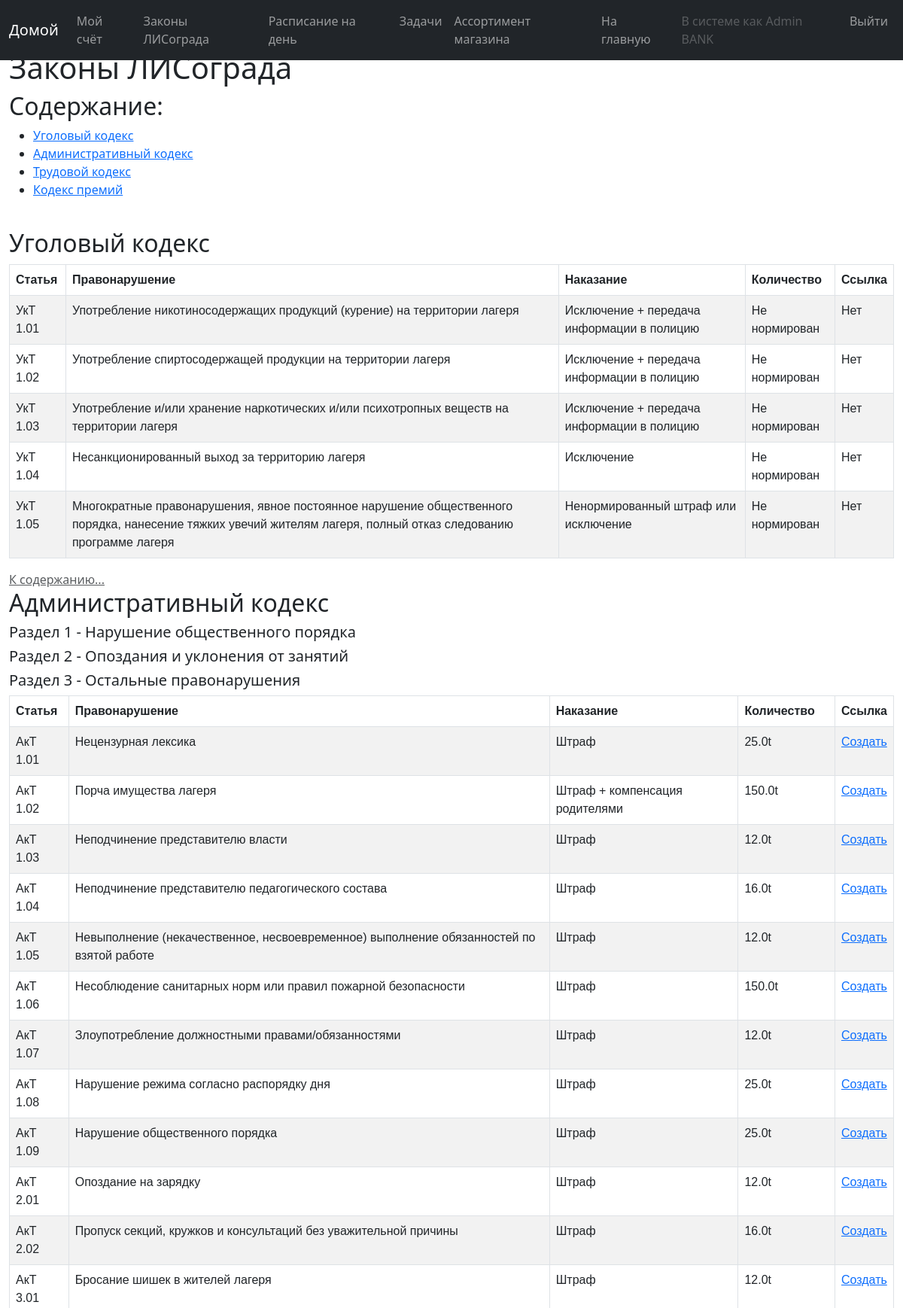
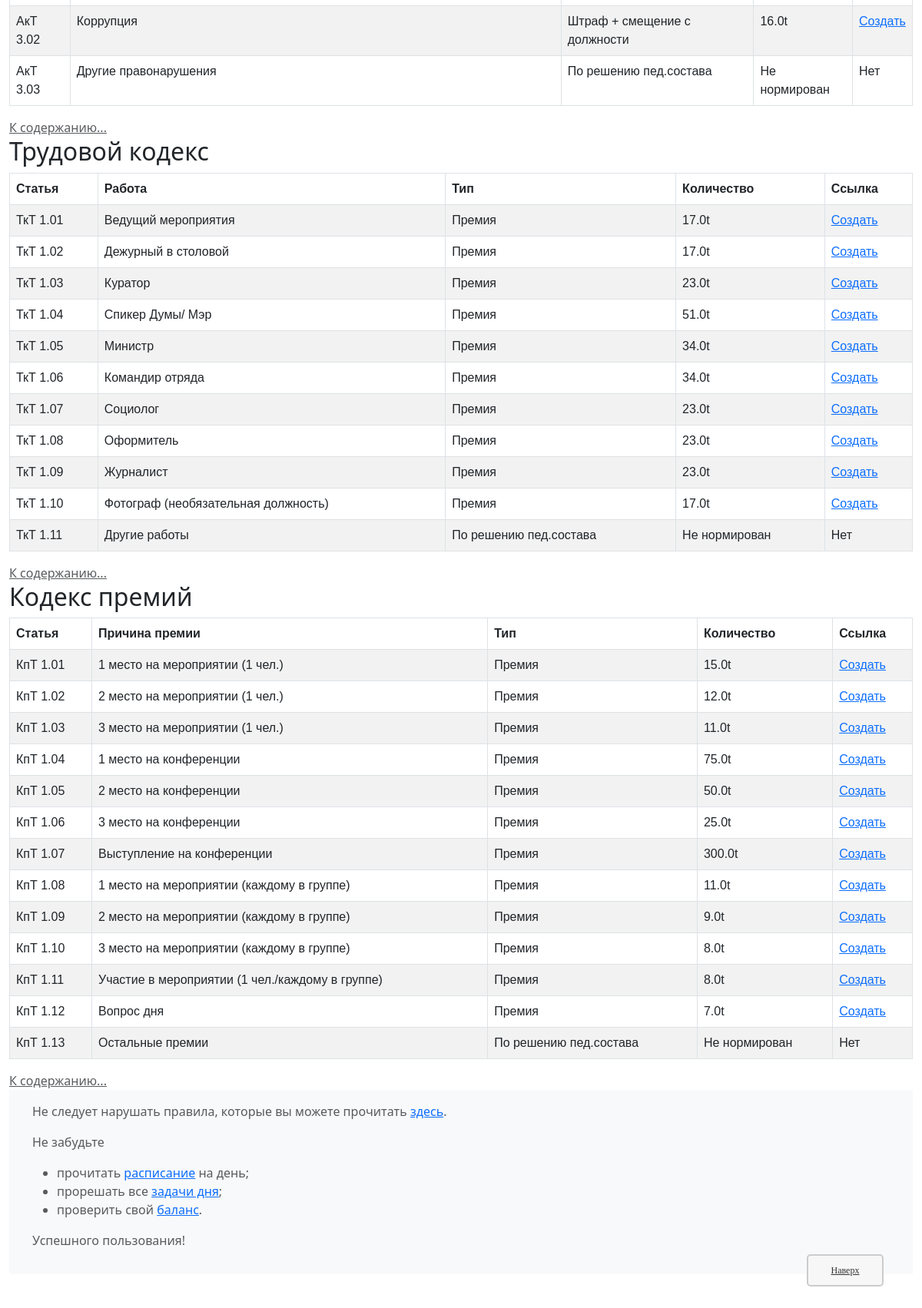
The app's page /bank/rules/ (signed in) with its own data (2 pictures, top to bottom).
### bank/models.py (models this page shows, shortened)
class account(models.Model):
    user = models.OneToOneField(User, on_delete=models.CASCADE, verbose_name=gc('account, fields, user, verbose_name'))
    balance = models.FloatField(default=0, verbose_name=gc('account, fields, balance, verbose_name'))
    id = models.UUIDField(primary_key=True, default=uuid.uuid4, help_text=gc('account, fields, id, help_text'))#, editable=False)
    first_name = models.CharField(max_length=40, default=gc('account, fields, first_name, default'),
                                  verbose_name=gc('account, fields, first_name, verbose_name'))   #   Имя
    middle_name = models.CharField(max_length=40, default=gc('account, fields, middle_name, default'),
                                   verbose_name=gc('account, fields, middle_name, verbose_name')) #   Отчество
    last_name = models.CharField(max_length=40, default=gc('account, fields, last_name, default'),
                                 verbose_name=gc('account, fields, last_name, verbose_name'))     #   Фамилия
    user_group = models.CharField(max_length=40, choices=EXISTING_GROUPS, default='None',
                                  help_text=gc('account, fields, user_group, help_text'),
                                  verbose_name=gc('account, fields, user_group, verbose_name'))
    party = models.IntegerField(default=0, verbose_name=gc('account, fields, party, verbose_name'))
    theme_self = models.CharField(max_length=50, choices=EXISTING_THEMES, default='default',
                                  help_text=gc('account, fields, theme_self, help_text'),
                                  verbose_name=gc('account, fields, theme_self, verbose_name'))
    account_status = models.CharField(max_length=100, default='', blank=True,
                                      verbose_name=gc('account, fields, account_status, verbose_name'))
    class Meta:
        ordering = ["party", "last_name"]
        permissions = PERMISSIONS
    def short_name(self) -> str:
        return f'{self.last_name} {self.first_name}'
    def is_ped(self) -> bool:
        try:
            group = self.user.groups.get(name="pedagogue")
        except:
            group = None
        return group is not None

class rools(models.Model):
    id = models.UUIDField(primary_key=True, default=uuid.uuid4, help_text=gc("rools, fields, id, help_text"))
    num_type = models.CharField(max_length=3, choices=EXISTING_TYPES_OF_RULES, default=EXISTING_TYPES_OF_RULES[0][0],
                                verbose_name=gc("rools, fields, num_type, verbose_name"))
    num_pt1 = models.IntegerField(default=1, help_text=gc("rools, fields, num_pt1, help_text"),
                                  verbose_name=gc("rools, fields, num_pt1, verbose_name"))
    num_pt2 = models.IntegerField(default=0, help_text=gc("rools, fields, num_pt2, help_text"),
                                  verbose_name=gc("rools, fields, num_pt2, verbose_name"))
    comment = models.CharField(max_length=250, default=gc("rools, fields, comment, default"),
                               verbose_name=gc("rools, fields, comment, verbose_name"))
    punishment = models.CharField(max_length=100, default=gc("rools, fields, punishment, default"),
                                  verbose_name=gc("rools, fields, punishment, verbose_name"))
    cost = models.FloatField(default=0, verbose_name="Цена")
    sign = models.CharField(max_length=20, choices=SIGN_SET, default='fine-',
                            verbose_name=gc("transaction, fields, sign, verbose_name"))
    class Meta:
        ordering = ["num_type", "num_pt1", "num_pt2"]
    def get_num(self) -> str:
        return f'{self.num_type} {self.num_pt1}.0{self.num_pt2}' if len(f'{self.num_pt2}') == 1 else\
            f'{self.num_type} {self.num_pt1}.{self.num_pt2}'
    def get_cost(self) -> str:
        return f'{self.cost}t' if self.cost > 0 else "Не нормирован"
    def is_costable(self):
        return self.cost > 0
    def get_tr_url(self):
        return reverse('new-transaction-rool-base', args=[str(self.id)])

### bank/views/view_info.py (the view)
def rools_view(request):
    return render(
        request,
        'bank/rules/rules.html',
        context={
            'rool_u': rools.objects.filter(num_type='УкТ').order_by('num_pt1', 'num_pt2'),
            'rool_a': rools.objects.filter(num_type='АкТ').order_by('num_pt1', 'num_pt2'),
            'rool_t': rools.objects.filter(num_type='ТкТ').order_by('num_pt1', 'num_pt2'),
            'rool_p': rools.objects.filter(num_type='КпТ').order_by('num_pt1', 'num_pt2'),
            'is_ped': request.user.account.is_ped()
        }
    )

### templates/bank/rules/rules.html (shortened to what this page needs)
{% extends "bank/base_generic.html" %}
{% block content %}
    <h1>Законы ЛИСограда</h1>
    <h2>Содержание:</h2>
    <ul>
        <li><a href="#uk">Уголовый кодекс</a></li>
        <li><a href="#ak">Административный кодекс</a></li>
        <li><a href="#tk">Трудовой кодекс</a></li>
        <li><a href="#kp">Кодекс премий</a></li>
    </ul>
    <br />
    <h2>Уголовый кодекс</h2>
    {% if rool_u %}
    <table class="table table-striped table-hover table-bordered" cellpadding=30px>
        <thead>
            <tr>
                <th score="col">Статья</th>
                <th score="col">Правонарушение</th>
                <th score="col">Наказание</th>
                <th score="col">Количество</th>
                {% if is_ped %}
                <th score="col">Ссылка</th>
                {% endif %}
            </tr>
        </thead>
        <tbody>
            {% for element in rool_u %}
            <tr>
                <td>{{ element.get_num }}</td>
                <td>{{ element.comment }}</td>
                <td>{{ element.punishment }}</td>
                <td>{{ element.get_cost }}</td>
                {% if is_ped %}
                <td>
                    {% if element.is_costable %}
                    <a class="text-primary" class="nav-link" aria-current="page" href="{{ element.get_tr_url }}">Создать</a>
                    {% else %}
                    Нет
                    {% endif %}
                </td>
                {% endif %}
            </tr>
            {% endfor %}
        </tbody>
    </table>
    {% else %}
      <p>Правила ещё не утверждены.</p>
    {% endif %}
    <a class="text-muted" href="#0">К содержанию...</a>
    <br />
    <h2>Административный кодекс</h2>
    {% if rool_a %}
    <h5>Раздел 1 - Нарушение общественного порядка</h5>
    <h5>Раздел 2 - Опоздания и уклонения от занятий</h5>
    <h5>Раздел 3 - Остальные правонарушения</h5>
    <table class="table table-striped table-hover table-bordered" cellpadding=30px>
        <thead>
            <tr>
                <th score="col">Статья</th>
                <th score="col">Правонарушение</th>
                <th score="col">Наказание</th>
                <th score="col">Количество</th>
                {% if is_ped %}
                <th score="col">Ссылка</th>
                {% endif %}
            </tr>
        </thead>
        <tbody>
            {% for element in rool_a %}
            <tr>
                <td>{{ element.get_num }}</td>
                <td>{{ element.comment }}</td>
                <td>{{ element.punishment }}</td>
                <td>{{ element.get_cost }}</td>
                {% if is_ped %}
                <td>
                    {% if element.is_costable %}
                    <a class="text-primary" class="nav-link" aria-current="page" href="{{ element.get_tr_url }}">Создать</a>
                    {% else %}
                    Нет
                    {% endif %}
                </td>
                {% endif %}
            </tr>
            {% endfor %}
        </tbody>
    </table>
    {% else %}
    <div id="tk"></div>
      <p>Правила ещё не утверждены.</p>
    {% endif %}
    <a class="text-muted" href="#0">К содержанию...</a>
    <br />
    <h2>Трудовой кодекс</h2>
    {% if rool_t %}
    <table class="table table-striped table-hover table-bordered" cellpadding=30px>
        <thead>
            <tr>
                <th score="col">Статья</th>
                <th score="col">Работа</th>
                <th score="col">Тип</th>
                <th score="col">Количество</th>
                {% if is_ped %}
                <th score="col">Ссылка</th>
                {% endif %}
            </tr>
        </thead>
        <tbody>
            {% for element in rool_t %}
            <tr>
                <td>{{ element.get_num }}</td>
                <td>{{ element.comment }}</td>
                <td>{{ element.punishment }}</td>
                <td>{{ element.get_cost }}</td>
                {% if is_ped %}
                <td>
                    {% if element.is_costable %}
                    <a class="text-primary" class="nav-link" aria-current="page" href="{{ element.get_tr_url }}">Создать</a>
                    {% else %}
                    Нет
                    {% endif %}
                </td>
                {% endif %}
            </tr>
            {% endfor %}
        </tbody>
    </table>
    {% else %}
    <div id="kp"></div>
      <p>Правила ещё не утверждены.</p>
    {% endif %}
    <a class="text-muted" href="#0">К содержанию...</a>
    <br />
    <h2>Кодекс премий</h2>
    {% if rool_p %}
    <table class="table table-striped table-hover table-bordered" cellpadding=30px>
        <thead>
            <tr>
                <th score="col">Статья</th>
                <th score="col">Причина премии</th>
                <th score="col">Тип</th>
                <th score="col">Количество</th>
                {% if is_ped %}
                <th score="col">Ссылка</th>
                {% endif %}
            </tr>
        </thead>
        <tbody>
            {% for element in rool_p %}
            <tr>
                <td>{{ element.get_num }}</td>
                <td>{{ element.comment }}</td>
                <td>{{ element.punishment }}</td>
                <td>{{ element.get_cost }}</td>
                {% if is_ped %}
                <td>
                    {% if element.is_costable %}
                    <a class="text-primary" class="nav-link" aria-current="page" href="{{ element.get_tr_url }}">Создать</a>
                    {% else %}
                    Нет
                    {% endif %}
                </td>
                {% endif %}
            </tr>
            {% endfor %}
        </tbody>
    </table>
    {% else %}
      <p>Правила ещё не утверждены.</p>
    {% endif %}
    <a class="text-muted" href="#0">К содержанию...</a>
{% endblock %}

### templates/bank/base_generic.html (shortened to what this page needs)
<!DOCTYPE html>
<html lang="ru">
<head>
  {% load static %}
  <link rel="stylesheet" href="{% static 'src/bootstrap/css/bootstrap.min.css' %}">
  <link id="main-style" rel="stylesheet" href="{% static 'bank/css/styles.css' %}">
</head>
<body>
    <div class="top-panel" role="navigation">
        <nav class="navbar navbar-expand-md navbar-dark fixed-top bg-dark">
            <div class="container-fluid">
              <a class="navbar-brand" href="{% url 'index_of_bank' %}">Домой</a>
              <div class="collapse navbar-collapse" id="navbarCollapse">
                <ul class="navbar-nav me-auto">
                    {% if user.is_authenticated %}
                        <li class="nav-item"><a class="nav-link" aria-current="page" href="{% url 'my-transactions' %}">Мой счёт</a></li>
                    {% endif %}
                    <li class="nav-item"><a class="nav-link" aria-current="page" href="{% url 'rules' %}">Законы ЛИСограда</a></li>
                    <li class="nav-item"><a class="nav-link" aria-current="page" href="{% url 'plans' %}">Расписание на день</a></li>
                    <li class="nav-item"><a class="nav-link" aria-current="page" href="{% url 'answers' %}">Задачи</a></li>
                    <li class="nav-item"><a class="nav-link" aria-current="page" href="{% url 'shop' %}">Ассортимент магазина</a></li>
                    <li class="nav-item"><a class="nav-link" aria-current="page" href="{% url 'index' %}">На главную</a></li>
                </ul>
                <ul class="navbar-nav ms-auto">
                    {% if user.is_authenticated %}
                    <li class="nav-item"><a class="nav-link disabled">В системе как {{ request.user.account.short_name }}</a></li>
                    <li class="nav-item"><a class="nav-link" aria-current="page" href="{% url 'logout' %}?next={{ request.path }}">Выйти</a></li>
                    {% else %}
                    <li class="nav-item"><a class="nav-link disabled">Вы не авторизированы в системе</a></li>
                    <li class="nav-item"><a class="nav-link" aria-current="page" href="{% url 'login' %}?next={{ request.path }}">Войти</a></li>
                    {% endif %}
                </ul>
              </div>
            </div>
        </nav>
    </div>
    <div class="container-fluid main">
        <div class="row">
            <div class="col-sm-12" style="margin-top: 66px;margin-bottom: 66px;">
                {% block content %}
                {% endblock %}
                <a href="#top" title="В начало" tabindex="-1" class="topbutton">Наверх</a>
                {% block footer %}
                <footer class="footer mt-auto py-3 bg-body-tertiary">
                    <div class="container">
                        <span class="text-body-secondary">
                            <p>Не следует нарушать правила, которые вы можете прочитать <a href="{% url 'rules' %}">здесь</a>.</p>
                            <p>Не забудьте
                            <ul>
                                <li>прочитать <a href="{% url 'plans' %}">расписание</a> на день;</li>
                                <li>прорешать все <a href="{% url 'answers' %}">задачи дня</a>;</li>
                                <li>проверить свой <a href="{% url 'my-transactions' %}">баланс</a>.</li>
                            </ul></p>
                            <p>Успешного пользования!</p>
                        </span>
                    </div>
                </footer>
                {% endblock %}
            </div>
        </div>
    </div>
</body>
</html>

### static/bank/css/styles.css (style rules this page uses)
.table { font-family: "Lucida Sans Unicode", "Lucida Grande", Sans-Serif; border-collapse: collapse; color: #686461; }
.topbutton { width:100px; border:2px solid #ccc; background:#f7f7f7; text-align:center; padding:10px; position:fixed; bottom:50px; right:50px; cursor:pointer; color:#333; font-family:verdana; font-size:12px; border-radius: 5px; -moz-border-radius: 5px; -webkit-border-radius: 5px; -khtml-border-radius: 5px; }

### records on screen
rools: get_num "УкТ 1.01", comment "Употребление никотиносодержащих продукций (курение) на территории лагеря", punishment "Исключение + передача информации в полицию", get_cost "Не нормирован", shows "Нет"
rools: get_num "УкТ 1.02", comment "Употребление спиртосодержащей продукции на территории лагеря", punishment "Исключение + передача информации в полицию", get_cost "Не нормирован", shows "Нет"
rools: get_num "УкТ 1.03", comment "Употребление и/или хранение наркотических и/или психотропных веществ на территории лагеря", punishment "Исключение + передача информации в полицию", get_cost "Не нормирован", shows "Нет"
rools: get_num "УкТ 1.04", comment "Несанкционированный выход за территорию лагеря", punishment "Исключение", get_cost "Не нормирован", shows "Нет"
rools: get_num "УкТ 1.05", comment "Многократные правонарушения, явное постоянное нарушение общественного порядка, нанесение тяжких увечий жителям лагеря, полный отказ следованию программе лагеря", punishment "Ненормированный штраф или исключение", get_cost "Не нормирован", shows "Нет"
rools: get_num "АкТ 1.01", comment "Нецензурная лексика", punishment "Штраф", get_cost "25.0t"
rools: get_num "АкТ 1.02", comment "Порча имущества лагеря", punishment "Штраф + компенсация родителями", get_cost "150.0t"
rools: get_num "АкТ 1.03", comment "Неподчинение представителю власти", punishment "Штраф", get_cost "12.0t"
rools: get_num "АкТ 1.04", comment "Неподчинение представителю педагогического состава", punishment "Штраф", get_cost "16.0t"
rools: get_num "АкТ 1.05", comment "Невыполнение (некачественное, несвоевременное) выполнение обязанностей по взятой работе", punishment "Штраф", get_cost "12.0t"
rools: get_num "АкТ 1.06", comment "Несоблюдение санитарных норм или правил пожарной безопасности", punishment "Штраф", get_cost "150.0t"
rools: get_num "АкТ 1.07", comment "Злоупотребление должностными правами/обязанностями", punishment "Штраф", get_cost "12.0t"
rools: get_num "АкТ 1.08", comment "Нарушение режима согласно распорядку дня", punishment "Штраф", get_cost "25.0t"
rools: get_num "АкТ 1.09", comment "Нарушение общественного порядка", punishment "Штраф", get_cost "25.0t"
rools: get_num "АкТ 2.01", comment "Опоздание на зарядку", punishment "Штраф", get_cost "12.0t"
rools: get_num "АкТ 2.02", comment "Пропуск секций, кружков и консультаций без уважительной причины", punishment "Штраф", get_cost "16.0t"
rools: get_num "АкТ 3.01", comment "Бросание шишек в жителей лагеря", punishment "Штраф", get_cost "12.0t"
rools: get_num "АкТ 3.02", comment "Коррупция", punishment "Штраф + смещение с должности", get_cost "16.0t"
rools: get_num "АкТ 3.03", comment "Другие правонарушения", punishment "По решению пед.состава", get_cost "Не нормирован", shows "Нет"
rools: get_num "ТкТ 1.01", comment "Ведущий мероприятия", punishment "Премия", get_cost "17.0t"
rools: get_num "ТкТ 1.02", comment "Дежурный в столовой", punishment "Премия", get_cost "17.0t"
rools: get_num "ТкТ 1.03", comment "Куратор", punishment "Премия", get_cost "23.0t"
rools: get_num "ТкТ 1.04", comment "Спикер Думы/ Мэр", punishment "Премия", get_cost "51.0t"
rools: get_num "ТкТ 1.05", comment "Министр", punishment "Премия", get_cost "34.0t"
rools: get_num "ТкТ 1.06", comment "Командир отряда", punishment "Премия", get_cost "34.0t"
rools: get_num "ТкТ 1.07", comment "Социолог", punishment "Премия", get_cost "23.0t"
rools: get_num "ТкТ 1.08", comment "Оформитель", punishment "Премия", get_cost "23.0t"
rools: get_num "ТкТ 1.09", comment "Журналист", punishment "Премия", get_cost "23.0t"
rools: get_num "ТкТ 1.10", comment "Фотограф (необязательная должность)", punishment "Премия", get_cost "17.0t"
rools: get_num "ТкТ 1.11", comment "Другие работы", punishment "По решению пед.состава", get_cost "Не нормирован", shows "Нет"
rools: get_num "КпТ 1.01", comment "1 место на мероприятии (1 чел.)", punishment "Премия", get_cost "15.0t"
rools: get_num "КпТ 1.02", comment "2 место на мероприятии (1 чел.)", punishment "Премия", get_cost "12.0t"
rools: get_num "КпТ 1.03", comment "3 место на мероприятии (1 чел.)", punishment "Премия", get_cost "11.0t"
rools: get_num "КпТ 1.04", comment "1 место на конференции", punishment "Премия", get_cost "75.0t"
rools: get_num "КпТ 1.05", comment "2 место на конференции", punishment "Премия", get_cost "50.0t"
rools: get_num "КпТ 1.06", comment "3 место на конференции", punishment "Премия", get_cost "25.0t"
rools: get_num "КпТ 1.07", comment "Выступление на конференции", punishment "Премия", get_cost "300.0t"
rools: get_num "КпТ 1.08", comment "1 место на мероприятии (каждому в группе)", punishment "Премия", get_cost "11.0t"
rools: get_num "КпТ 1.09", comment "2 место на мероприятии (каждому в группе)", punishment "Премия", get_cost "9.0t"
rools: get_num "КпТ 1.10", comment "3 место на мероприятии (каждому в группе)", punishment "Премия", get_cost "8.0t"
rools: get_num "КпТ 1.11", comment "Участие в мероприятии (1 чел./каждому в группе)", punishment "Премия", get_cost "8.0t"
rools: get_num "КпТ 1.12", comment "Вопрос дня", punishment "Премия", get_cost "7.0t"
rools: get_num "КпТ 1.13", comment "Остальные премии", punishment "По решению пед.состава", get_cost "Не нормирован", shows "Нет"

### other values on screen
{{ request.user.account.short_name }} "Admin BANK"
